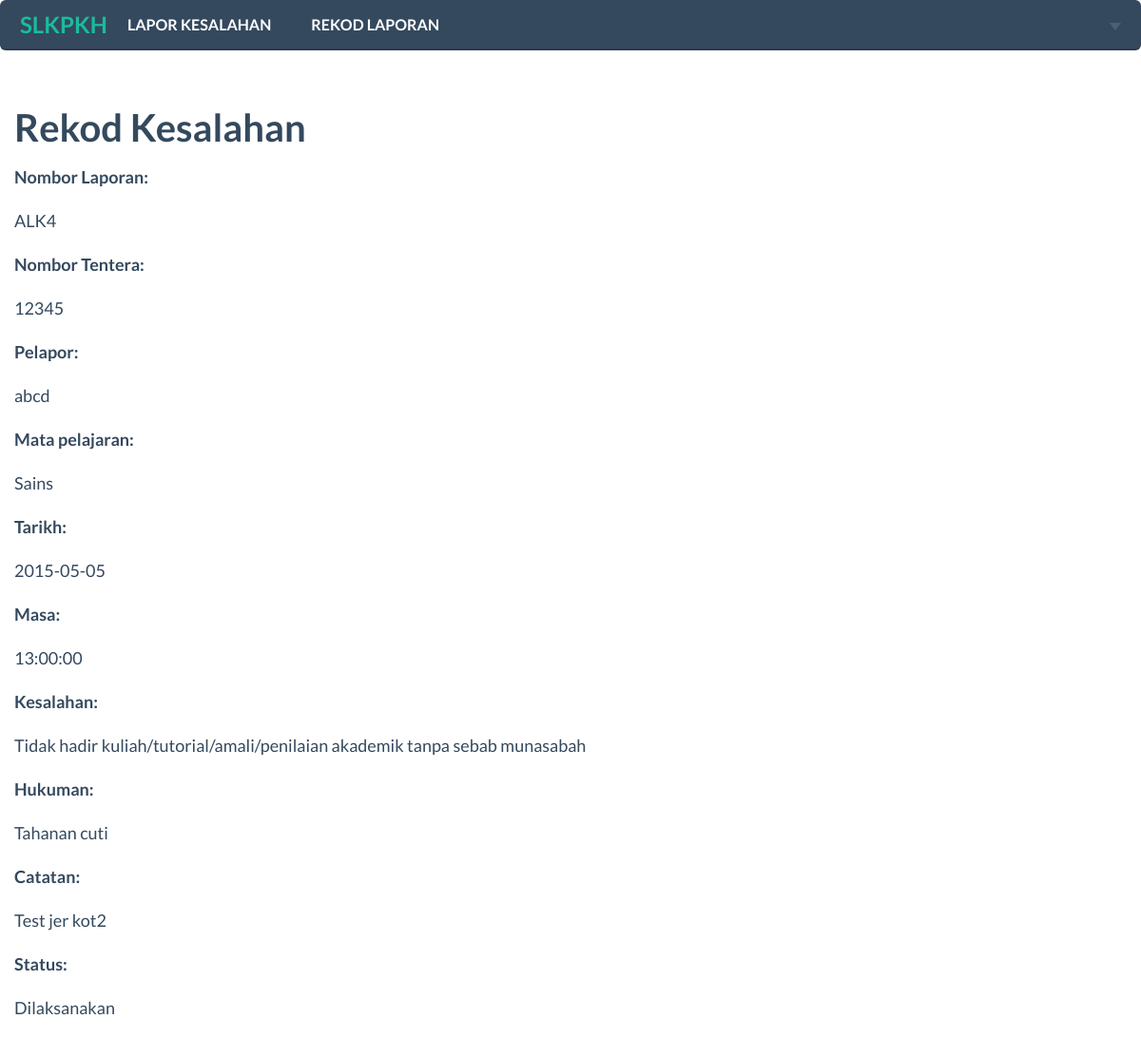
/panel/pensyarah/viewreport.php, run on the app's committed database.
### tables this page shows
CREATE TABLE `laporan` (
  `id_laporan` int(11) NOT NULL AUTO_INCREMENT,
  `kadet` varchar(10) NOT NULL,
  `tarikh` date NOT NULL,
  `masa` time NOT NULL,
  `pelapor` varchar(100) NOT NULL,
  `matapelajaran` varchar(50) NOT NULL,
  `status` varchar(100) NOT NULL,
  `kesalahan` int(11) NOT NULL,
  `hukuman` int(11) NOT NULL,
  `dekansah` varchar(15) NOT NULL DEFAULT 'Dalam semakan',
  `catatan` varchar(200) NOT NULL,
  PRIMARY KEY (`id_laporan`)
);

CREATE TABLE `kesalahan` (
  `id` int(11) NOT NULL AUTO_INCREMENT,
  `nama` varchar(100) NOT NULL,
  PRIMARY KEY (`id`)
);

CREATE TABLE `hukuman` (
  `id` int(11) NOT NULL AUTO_INCREMENT,
  `nama` varchar(50) NOT NULL,
  PRIMARY KEY (`id`)
);

### panel/pensyarah/viewreport.php (the view, shortened to what this page needs)
<?php
$connection = mysqli_connect(DB_HOST,DB_USERNAME,DB_PASSWORD,DB_NAME);
$View__query="SELECT * FROM laporan l LEFT JOIN hukuman h ON l.hukuman=h.id LEFT JOIN kesalahan k ON l.kesalahan=k.id";
$ViewRS = $connection->query($View__query);
$row = mysqli_fetch_array($ViewRS);
?>
<!DOCTYPE html>
<html>
<head>
    <link href="../../css/vendor/bootstrap.min.css" rel="stylesheet">
    <link href="../../css/flat-ui.min.css" rel="stylesheet">
    <link href="../../css/custom.css" rel="stylesheet">
</head>
<body>
<?php include('navbar-ps.php'); ?>
  <div class="container">
    <div class="row">
      <h3>Rekod Kesalahan</h3>
    </div>
    <div class="row">
      <p><b>Nombor Laporan:</b></p>
      <p>ALK<?php echo $row[0]; ?> </p>
      <p><b>Nombor Tentera:</b></p>
      <p><?php echo $row[1]; ?> </p>
      <p><b>Pelapor:</b></p>
      <p><?php echo $row[4]; ?> </p>
      <p><b>Mata pelajaran:</b></p>
      <p><?php echo $row[5]; ?> </p>
      <p><b>Tarikh:</b></p>
      <p><?php echo $row[2]; ?> </p>
      <p><b>Masa:</b></p>
      <p><?php echo $row[3]; ?> </p>
      <p><b>Kesalahan:</b></p>
      <p><?php echo $row[14]; ?> </p>
      <p><b>Hukuman:</b></p>
      <p><?php echo $row[12]; ?> </p>
      <p><b>Catatan:</b></p>
      <p><?php echo $row[10]; ?> </p>
      <p><b>Status:</b></p>
      <p><?php echo $row[6]; ?> </p>
    </div>
  </div>
</body>
</html>

### data on the page
laporan: id_laporan "4", kadet "12345", pelapor "abcd", matapelajaran "Sains", tarikh "2015-05-05", masa "13:00:00", kesalahan.nama "Tidak hadir kuliah/tutorial/amali/penilaian akademik tanpa sebab munasabah", hukuman.nama "Tahanan cuti", catatan "Test jer kot2", status "Dilaksanakan"
